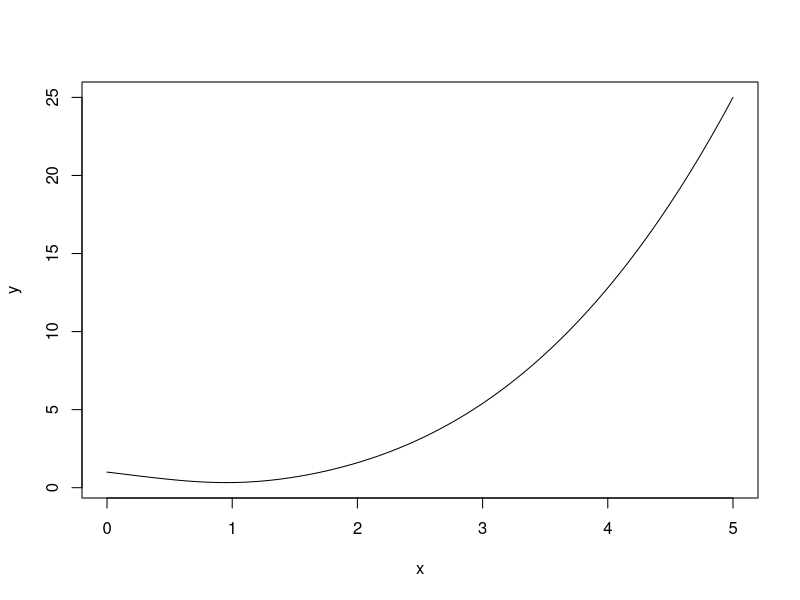

Write the R code that produced this figure. (Note: this script raises an error after producing the figure.)
## ---- chunk 1
knitr::opts_chunk$set(echo = TRUE)
## ---- chunk 2
monte.fun <- function(x) {
  result = (1/sqrt(x+2))^(x*exp(1) + (x^3)) +
           (x^3)/5
  return(result)
}
## ---- chunk 3
curve(monte.fun, from = 0, to = 5, ylab = "y")
## ---- chunk 4
n_points <- 1000

points <- data.frame(x = runif(n_points, min = 0, max = 5),
                     y = runif(n_points, min = 0, max = 25))
## ---- chunk 5
library(ggplot2)

points %>% ggplot() +
  geom_point(mapping = aes(x = x, y = y)) +
  geom_point(
    mapping = aes(x = x, y = y), data = points,
    colour = 'lavender', size = 0
  )
## ---- chunk 6
points$i <- if_else(points$y < monte.fun(points$x), 1, 0)

points$i_f <- as.factor(points$i) # for easier plotting
## ---- chunk 7

points %>% ggplot(
  aes(x, color = i_f)) + 
  geom_point(aes(x = x, y = y)) +
  geom_function(fun = monte.fun, color = 'red') +
  xlim(0,5) + 
  ylim(0, 25)
  scale_color_manual(values = c("black", "red"))
## ---- chunk 8
p <- mean(points$i)
## ---- chunk 9
5*25 * p
## ---- chunk 10
mcint <- function(n) {
  set.seed(127)
  points <- data.frame(x = runif(n, min = 0, max = 5),
                       y = runif(n, min = 0, max = 25))
  points$i <- if_else(points$y < monte.fun(points$x), 1, 0)
  estimate <- 5*25*mean(points$i)
  return(estimate)
}

mcint(1000)
mcint(10000)
mcint(100000)
